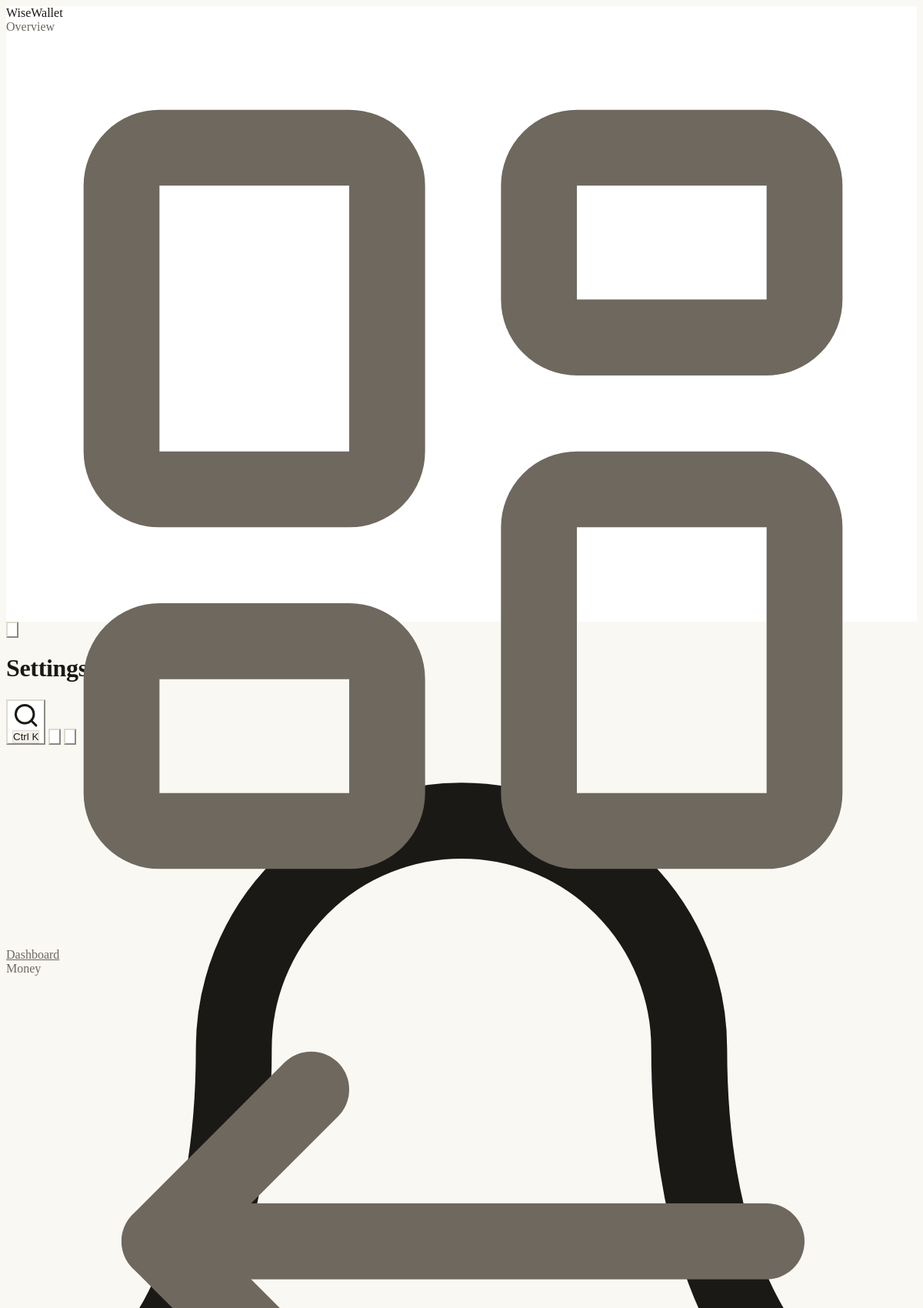
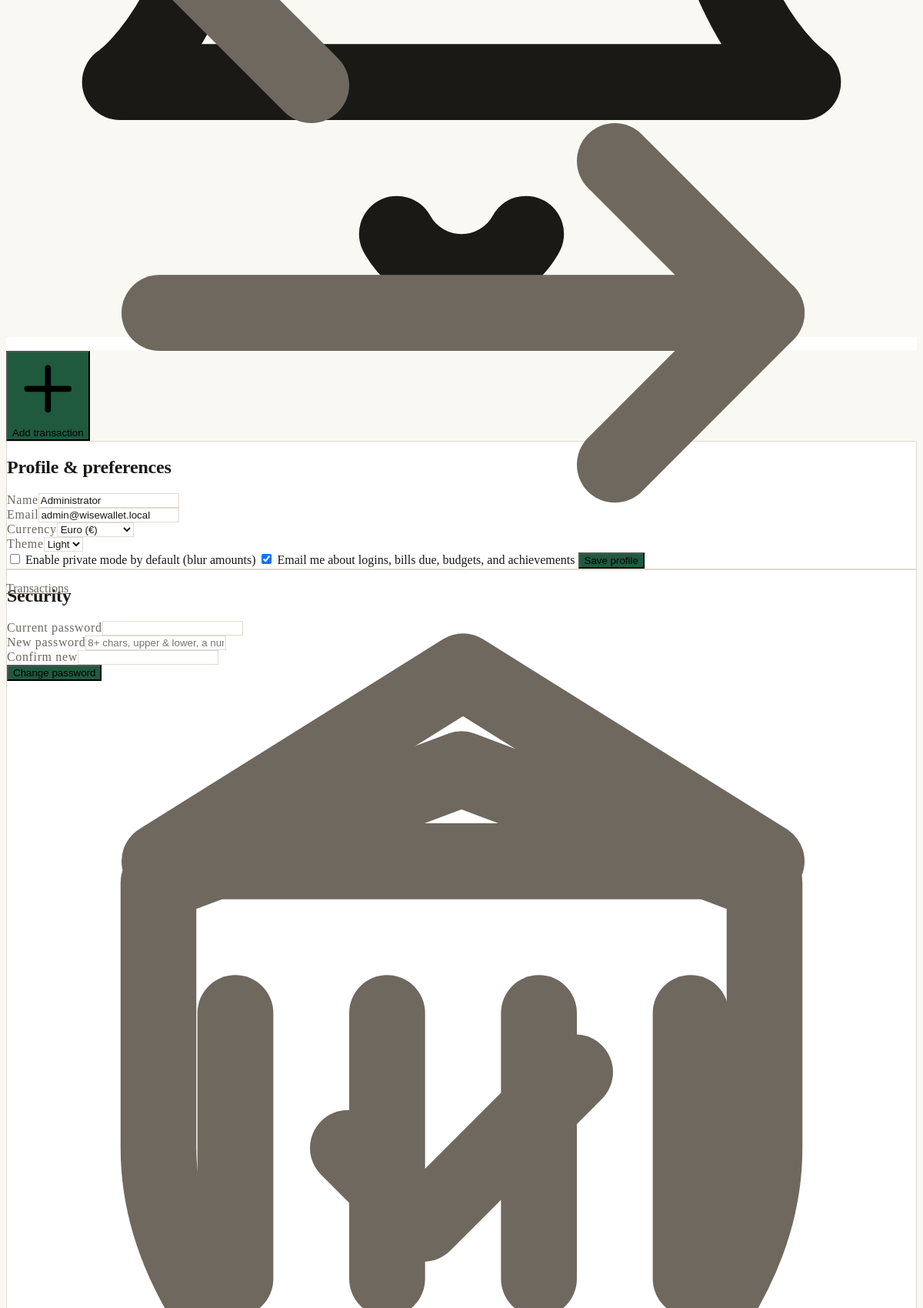
The app's page /settings (signed in, upper part) with its own data (2 pictures, top to bottom).
### tables this page shows
CREATE TABLE `users` (
  `id`            INT UNSIGNED NOT NULL AUTO_INCREMENT,
  `name`          VARCHAR(120) NOT NULL,
  `email`         VARCHAR(190) NOT NULL,
  `password_hash` VARCHAR(255) NOT NULL,
  `role`          ENUM('user','admin') NOT NULL DEFAULT 'user',
  `currency`      CHAR(3) NOT NULL DEFAULT 'EUR',
  `theme`         ENUM('dark','light') NOT NULL DEFAULT 'light',
  `privacy_mode`  TINYINT(1) NOT NULL DEFAULT 0,
  `email_notifications` TINYINT(1) NOT NULL DEFAULT 1,
  `points`        INT NOT NULL DEFAULT 0,
  `is_active`     TINYINT(1) NOT NULL DEFAULT 1,
  `last_login_at` DATETIME NULL,
  `totp_secret`   VARCHAR(64) NULL,
  `totp_enabled`  TINYINT(1) NOT NULL DEFAULT 0,
  `locked_until`  DATETIME NULL,
  `created_at`    DATETIME NOT NULL DEFAULT CURRENT_TIMESTAMP,
  `updated_at`    TIMESTAMP NOT NULL DEFAULT CURRENT_TIMESTAMP ON UPDATE CURRENT_TIMESTAMP,
  PRIMARY KEY (`id`),
  UNIQUE KEY `uq_users_email` (`email`)
);

### app/Security/Auth.php (called while the page is built, shortened)
<?php
final class Auth
{
    private static ?array $cached = null;
    public static function check(): bool
    {
        return isset($_SESSION['user_id']);
    }
    public static function id(): ?int
    {
        return isset($_SESSION['user_id']) ? (int) $_SESSION['user_id'] : null;
    }
    public static function user(): ?array
    {
        if (self::$cached !== null) {
            return self::$cached;
        }
        self::$cached = Database::one(
            "SELECT id, name, email, role, currency, theme, privacy_mode, email_notifications, points, is_active, created_at
               FROM users WHERE id = ? LIMIT 1",
            [self::id()]
        );
        return self::$cached;
    }
    public static function isAdmin(): bool
    {
        $u = self::user();
        return $u !== null && $u['role'] === 'admin';
    }
    public static function requireAuth(): void
    {
        $u = self::user();
    }
}

### app/config.php (called while the page is built, shortened)
<?php
function ww_config(string $key, $default = null)
{
    $env = $GLOBALS['__ww_env'][$key] ?? getenv($key);
    if ($env === false || $env === null || $env === '') {
        return $default;
    }
    $lower = strtolower((string) $env);
    return $env;
}

### app/Database.php (called while the page is built, shortened)
<?php
final class Database
{
    private static ?PDO $pdo = null;
    public static function pdo(): PDO
    {
        if (self::$pdo instanceof PDO) {
            return self::$pdo;
        }
        $host = (string) ww_config('DB_HOST', '127.0.0.1');
        $port = (string) ww_config('DB_PORT', '3306');
        $name = (string) ww_config('DB_NAME', 'wisewallet');
        $user = (string) ww_config('DB_USER', 'root');
        $pass = (string) ww_config('DB_PASS', '');
        $dsn = "mysql:host={$host};port={$port};dbname={$name};charset=utf8mb4";
        try {
            self::$pdo = new PDO($dsn, $user, $pass, [
                PDO::ATTR_ERRMODE            => PDO::ERRMODE_EXCEPTION,
                PDO::ATTR_DEFAULT_FETCH_MODE => PDO::FETCH_ASSOC,
                PDO::ATTR_EMULATE_PREPARES   => false,
                PDO::ATTR_STRINGIFY_FETCHES  => false,
            ]);
        } catch (PDOException $e) {
            error_log('DB connection failed: ' . $e->getMessage());
            http_response_code(503);
            if (WW_DEBUG) {
                exit('Database connection failed: ' . htmlspecialchars($e->getMessage(), ENT_QUOTES));
            }
            exit('Service temporarily unavailable. Please try again later.');
        }
        return self::$pdo;
    }
    public static function one(string $sql, array $params = []): ?array
    {
        $stmt = self::pdo()->prepare($sql);
        $stmt->execute($params);
        $row = $stmt->fetch();
        return $row === false ? null : $row;
    }
}

### app/helpers.php (called while the page is built, shortened)
<?php
function e($value): string
{
    return htmlspecialchars((string) ($value ?? ''), ENT_QUOTES | ENT_SUBSTITUTE, 'UTF-8');
}

### public/settings.php (the view, shortened to what this page needs)
<?php
Auth::requireAuth();
require __DIR__ . '/../app/views/partials/app_head.php';
?>
<div class="grid lg:grid-cols-2 gap-5">
  <div class="card card-pad">
    <h2 class="font-display font-semibold text-lg mb-4">Profile &amp; preferences</h2>
    <form method="post" class="space-y-3">
      <div><label class="label">Name</label><input name="name" class="input" value="<?= e($u['name']) ?>" required></div>
      <div><label class="label">Email</label><input class="input opacity-60" value="<?= e($u['email']) ?>" disabled></div>
      <div class="grid grid-cols-2 gap-3">
        <div><label class="label">Currency</label><select name="currency" class="select">
          <?php foreach (['EUR' => 'Euro (€)', 'USD' => 'US Dollar ($)', 'GBP' => 'Pound (£)', 'BRL' => 'Real (R$)'] as $k => $v): ?>
            <option value="<?= $k ?>" <?= $u['currency'] === $k ? 'selected' : '' ?>><?= $v ?></option>
          <?php endforeach; ?>
        </select></div>
        <div><label class="label">Theme</label><select name="theme" class="select">
          <option value="light" <?= $u['theme'] === 'light' ? 'selected' : '' ?>>Light</option>
        </select></div>
      </div>
      <label class="flex items-center gap-2 text-sm"><input type="checkbox" name="privacy_mode" value="1" <?= $u['privacy_mode'] ? 'checked' : '' ?>> Enable private mode by default (blur amounts)</label>
      <label class="flex items-center gap-2 text-sm"><input type="checkbox" name="email_notifications" value="1" <?= ($u['email_notifications'] ?? 1) ? 'checked' : '' ?>> Email me about logins, bills due, budgets, and achievements</label>
      <button class="btn-primary">Save profile</button>
    </form>
  </div>
  <div class="card card-pad">
    <h2 class="font-display font-semibold text-lg mb-4">Security</h2>
    <form method="post" class="space-y-3">
      <div><label class="label">Current password</label><input name="current_password" type="password" class="input" required></div>
      <div><label class="label">New password</label><input name="new_password" type="password" class="input" required placeholder="8+ chars, upper & lower, a number"></div>
      <div><label class="label">Confirm new</label><input name="confirm_password" type="password" class="input" required></div>
      <button class="btn-primary">Change password</button>
    </form>
    <div class="mt-5 pt-4 border-t text-sm text-soft" style="border-color:rgb(var(--line))">
      <p class="flex items-center gap-2"><?= icon('shield-check','w-4 h-4') ?> Protected with Argon2id, CSRF and secure sessions.</p>
    </div>
  </div>
</div>
<?php require __DIR__ . '/../app/views/partials/app_foot.php';

### src/css/app.css (style rules this page uses)
:root { --paper: 250 248 243; --surface: 255 255 255; --surface-2: 244 241 234; --ink: 26 25 22; --ink-soft: 110 104 95; --line: 224 219 208; --accent: 31 90 63; --pos: 31 110 76; --neg: 165 58 42; --warn: 150 110 36; }

### records on screen
users: name "Administrator", email "admin@wisewallet.local", currency "Euro (€)", theme "Light", email_notifications "☑"

### other values on screen
$group "Overview"
$label "Dashboard"
$group "Money"
$label "Transactions"
$title "Settings"
